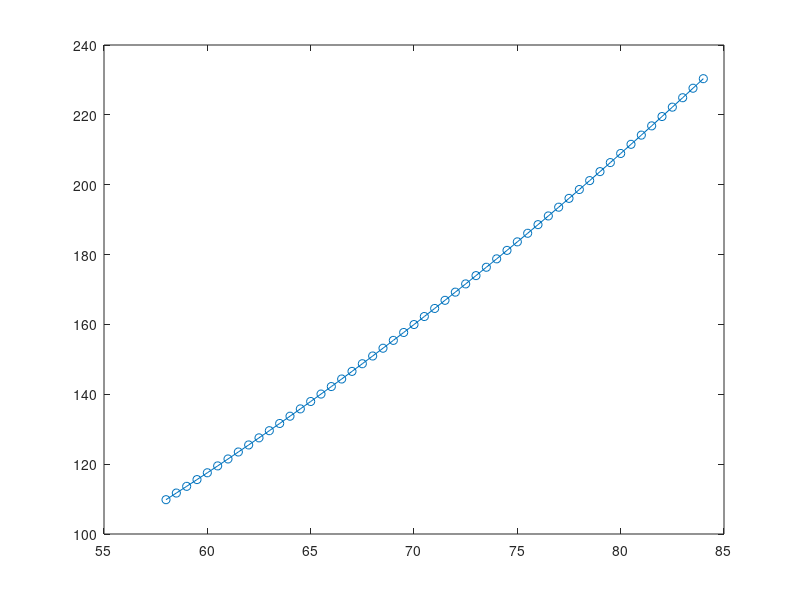

This chart was generated by the following MATLAB code:
% part a
w = 100:10:200
bmi = 704.5*w/(70^2)

plot(w,bmi,'-o')

% part b

h = 58:0.5:84
w = (23*h.^2)/704.5

plot(h,w,'-o')